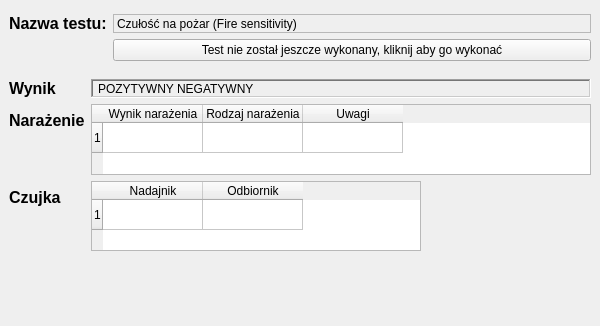
        <widget class="QWidget" name="pCzuloscNaPozar">
         <property name="styleSheet">
          <string notr="true"/>
         </property>
         <layout class="QVBoxLayout" name="verticalLayoutpCzuloscNaPozar">
          <property name="spacing">
           <number>0</number>
          </property>
          <property name="leftMargin">
           <number>0</number>
          </property>
          <property name="topMargin">
           <number>0</number>
          </property>
          <property name="rightMargin">
           <number>0</number>
          </property>
          <property name="bottomMargin">
           <number>0</number>
          </property>
          <item>
           <widget class="QWidget" name="czuloscNaPozarWidget" native="true">
            <property name="sizePolicy">
             <sizepolicy hsizetype="Preferred" vsizetype="Minimum">
              <horstretch>0</horstretch>
              <verstretch>0</verstretch>
             </sizepolicy>
            </property>
            <property name="minimumSize">
             <size>
              <width>0</width>
              <height>70</height>
             </size>
            </property>
            <property name="maximumSize">
             <size>
              <width>16777215</width>
              <height>60</height>
             </size>
            </property>
            <layout class="QFormLayout" name="formLayoutczuloscNaPozarWidget">
             <property name="labelAlignment">
              <set>Qt::AlignLeading|Qt::AlignLeft|Qt::AlignTop</set>
             </property>
             <item row="0" column="0">
              <widget class="QLabel" name="eCzuloscNaPozarnazwaTestu">
               <property name="font">
                <font>
                 <family>Arial</family>
                 <pointsize>12</pointsize>
                 <bold>true</bold>
                </font>
               </property>
               <property name="text">
                <string>Nazwa testu:</string>
               </property>
              </widget>
             </item>
             <item row="0" column="1">
              <widget class="QLabel" name="czuloscNaPozarnazwaTestu">
               <property name="maximumSize">
                <size>
                 <width>16777215</width>
                 <height>35</height>
                </size>
               </property>
               <property name="frameShape">
                <enum>QFrame::StyledPanel</enum>
               </property>
               <property name="text">
                <string>Czułość na pożar (Fire sensitivity)</string>
               </property>
              </widget>
             </item>
             <item row="1" column="1">
              <widget class="QPushButton" name="pbCzuloscNaPozar">
               <property name="text">
                <string>Test nie został jeszcze wykonany, kliknij aby go wykonać</string>
               </property>
              </widget>
             </item>
            </layout>
           </widget>
          </item>
          <item>
           <widget class="QWidget" name="czuloscNaPozarWyniki" native="true">
            <layout class="QFormLayout" name="formLayoutczuloscNaPozarWyniki">
             <item row="0" column="0">
              <widget class="QLabel" name="etCzuloscNaPozarResult">
               <property name="font">
                <font>
                 <family>Arial</family>
                 <pointsize>12</pointsize>
                 <bold>true</bold>
                </font>
               </property>
               <property name="text">
                <string>Wynik</string>
               </property>
              </widget>
             </item>
             <item row="0" column="1">
              <widget class="QLabel" name="czuloscNaPozarResult">
               <property name="frameShape">
                <enum>QFrame::WinPanel</enum>
               </property>
               <property name="frameShadow">
                <enum>QFrame::Sunken</enum>
               </property>
               <property name="text">
                <string>POZYTYWNY NEGATYWNY</string>
               </property>
               <property name="margin">
                <number>2</number>
               </property>
               <property name="indent">
                <number>5</number>
               </property>
              </widget>
             </item>
             <item row="1" column="0">
              <widget class="QLabel" name="etCzuloscNaPozarWynikNarazenia">
               <property name="font">
                <font>
                 <family>Arial</family>
                 <pointsize>12</pointsize>
                 <bold>true</bold>
                </font>
               </property>
               <property name="text">
                <string>Narażenie</string>
               </property>
              </widget>
             </item>
             <item row="1" column="1">
              <widget class="QTableWidget" name="etczuloscNaPozarNarazenie">
               <property name="minimumSize">
                <size>
                 <width>500</width>
                 <height>70</height>
                </size>
               </property>
               <property name="maximumSize">
                <size>
                 <width>500</width>
                 <height>71</height>
                </size>
               </property>
               <property name="editTriggers">
                <set>QAbstractItemView::NoEditTriggers</set>
               </property>
               <row>
                <property name="text">
                 <string>1</string>
                </property>
               </row>
               <column>
                <property name="text">
                 <string>Wynik narażenia</string>
                </property>
               </column>
               <column>
                <property name="text">
                 <string>Rodzaj narażenia</string>
                </property>
               </column>
               <column>
                <property name="text">
                 <string>Uwagi</string>
                </property>
               </column>
              </widget>
             </item>
             <item row="2" column="0">
              <widget class="QLabel" name="etCzuloscNaPozarCzujka">
               <property name="font">
                <font>
                 <family>Arial</family>
                 <pointsize>12</pointsize>
                 <bold>true</bold>
                </font>
               </property>
               <property name="text">
                <string>Czujka</string>
               </property>
              </widget>
             </item>
             <item row="2" column="1">
              <widget class="QTableWidget" name="czuloscNaPozartableCzujka">
               <property name="minimumSize">
                <size>
                 <width>309</width>
                 <height>70</height>
                </size>
               </property>
               <property name="maximumSize">
                <size>
                 <width>330</width>
                 <height>70</height>
                </size>
               </property>
               <property name="editTriggers">
                <set>QAbstractItemView::NoEditTriggers</set>
               </property>
               <row>
                <property name="text">
                 <string>1</string>
                </property>
               </row>
               <column>
                <property name="text">
                 <string>Nadajnik</string>
                </property>
               </column>
               <column>
                <property name="text">
                 <string>Odbiornik</string>
                </property>
               </column>
              </widget>
             </item>
             <item row="3" column="1">
              <widget class="QLabel" name="czuloscNaPozarWynikNarazenia">
               <property name="text">
                <string/>
               </property>
              </widget>
             </item>
             <item row="5" column="1">
              <spacer name="verticalSpacerCzuloscNaPozar">
               <property name="orientation">
                <enum>Qt::Vertical</enum>
               </property>
               <property name="sizeHint" stdset="0">
                <size>
                 <width>20</width>
                 <height>40</height>
                </size>
               </property>
              </spacer>
             </item>
            </layout>
           </widget>
          </item>
         </layout>
        </widget>
